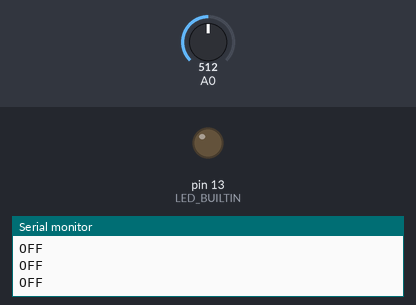
A sketch run on a simulated Arduino Uno, built with avr-gcc and run on an emulated ATmega328P. Shown: output pins drawn as LEDs (lit = HIGH), the last lines printed to the serial monitor. The inputs (shaded band) are chosen by the test bench; at power-on: A0 = 512.

Above: at 1.2 s.
1.3 s: A0 set to 501
At 1.8 s:
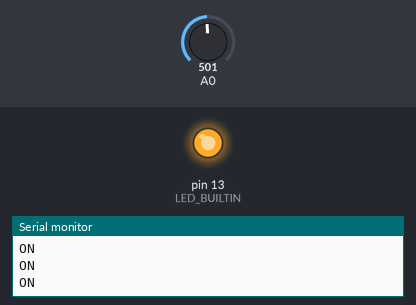
2.8 s: A0 set to 521
At 4.0 s:
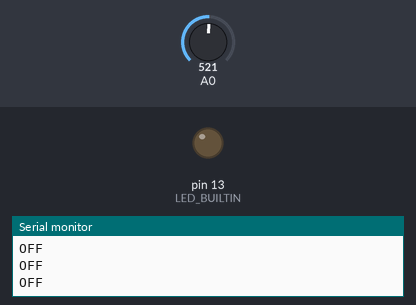
4.3 s: A0 set to 511
At 5.4 s:
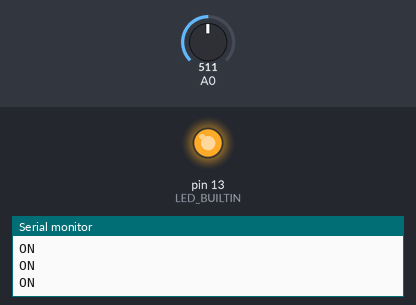
Timing chart, 0 to 7.3 s (numbered marks = the images above; inputs shaded):
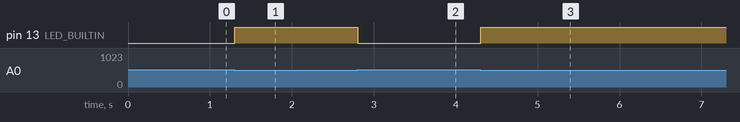

The sketch:

3.6-Conditionals_I.ino
```cpp
int val;
void setup() { //start
pinMode(LED_BUILTIN, OUTPUT);
pinMode(A0, INPUT);
Serial.begin(9600);
}void loop() {
val=analogRead(A0);
if (val>511){ //off
digitalWrite(LED_BUILTIN, LOW);
Serial.println("OFF");
}else{ //on
digitalWrite(LED_BUILTIN, HIGH);
Serial.println("ON");
}delay(100); //end
}
```

Measured:
- the behaviour switches between 512 and 511 on A0 (found by bisection; images 0 and 1)
- after the input at 1.3 s, pin 13 (LED_BUILTIN): LOW → HIGH at once
- after the input at 2.8 s, pin 13 (LED_BUILTIN): HIGH → LOW at once
- after the input at 4.3 s, pin 13 (LED_BUILTIN): LOW → HIGH at once
